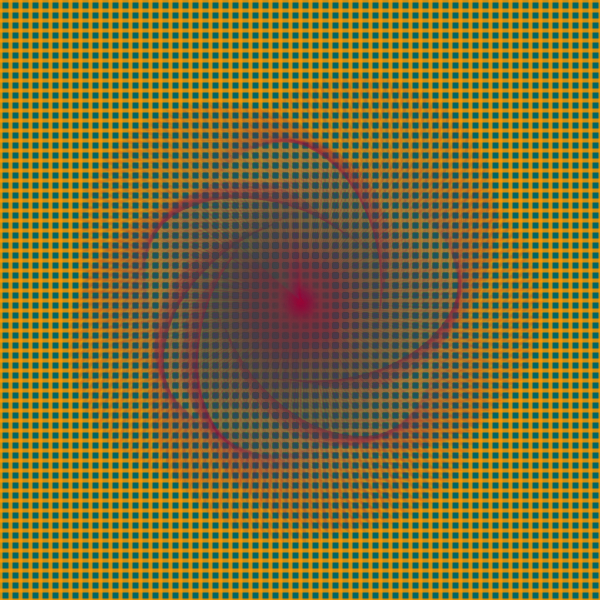
Frame 1 (no input)
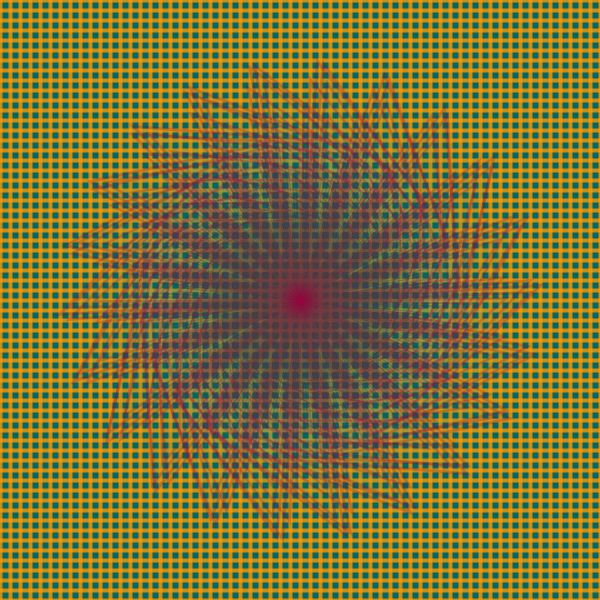
Frame 60 (the mouse pressed at the canvas centre just before this capture)
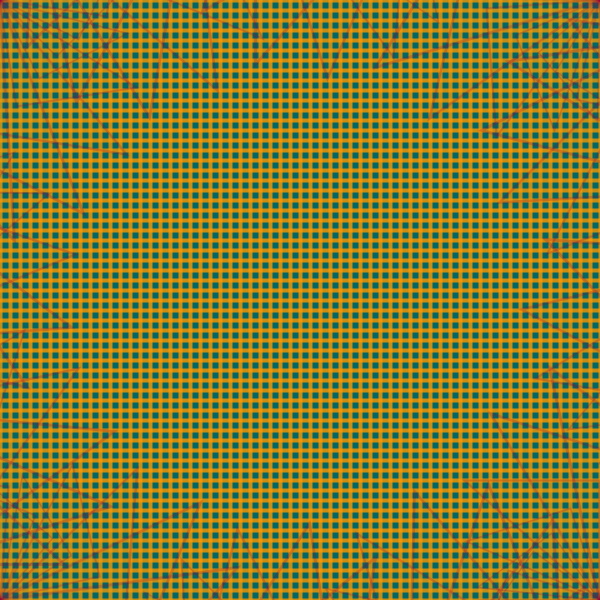
Frame 120 (the mouse held since frame 60 and released just before this capture)

The Processing sketch that drew these frames (run headless with seeded random() and noise(); from frame 60 on, the mouse is pressed at the canvas centre):

// Processing sketch: processing_50574
// ── processing_50574.pde

void setup () {
 size(600, 600);
 smooth();
 
}//closes setup

void draw () {
   background(#006666);
  strokeWeight(4);
   
   
  for(int i=0;i<600;i++) {
     stroke(#ff9900,200);
     line(10*i,0,10*i,600);
     //stroke (#990033, 180);
     line(600,10*i,0,10*i);
  }//closes for
  
   translate (height/2, width/2);
 for (float i=0; i<360; i += 0.5) {
  pushMatrix();
   rotate(radians (i)*frameCount/2);
   translate(mouseY,mouseX);
   rotate(radians (i*3));
   scale(map(sin(radians(i*6)), -1,1,.5,1));
   map(sin(radians(i*3)), -1, 1, .5, 1);
   drawFigure();
  popMatrix();
 }
}



void drawFigure() {
  fill(#006666, 2.5);
  stroke (#990033,20);
  strokeWeight(3);
  triangle(0, 0, 180, 160, 0, 160);
}        
